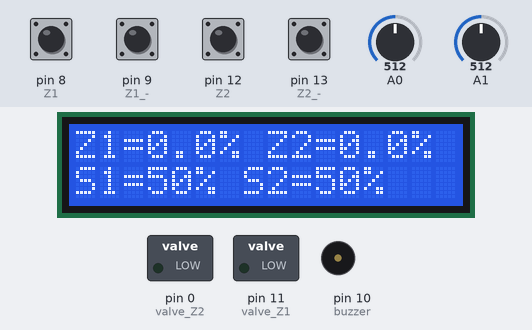
A sketch run on a simulated Arduino Uno, built with avr-gcc and run on an emulated ATmega328P. Parts: 16×2 character LCD, switched loads named in the sketch (green lamp = pin HIGH), buzzer (waves = sounding, pin HIGH). The inputs (shaded band) are chosen by the test bench; at power-on: pin 8 (Z1), pin 9 (Z1_-), pin 12 (Z2), pin 13 (Z2_-) HIGH, A1 = 512, A0 = 512.

Above: at 3.6 s.
3.7 s: pin 8 (Z1) pulled LOW for 1 s
At 5.3 s:
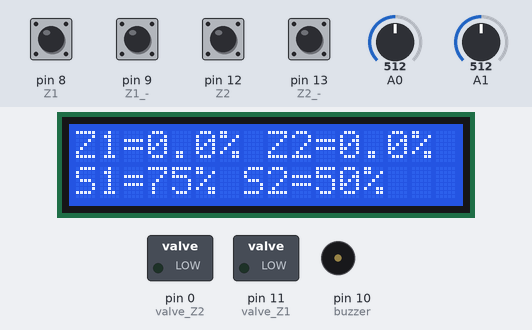
6.2 s: A1 set to 190
At 8.1 s:
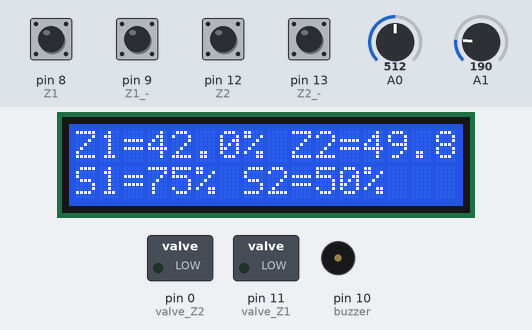
8.7 s: A1 set to 171
10.2 s: A0 set to 716
At 13.0 s:
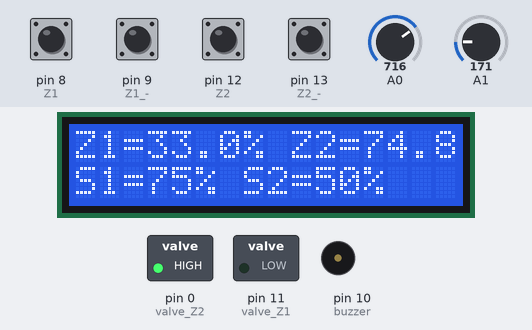
13.2 s: pin 9 (Z1_-) pulled LOW for 1 s
At 14.5 s:
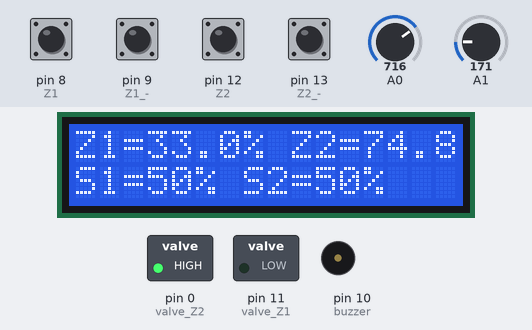
15.7 s: pin 9 (Z1_-) pulled LOW for 1 s
At 17.2 s:
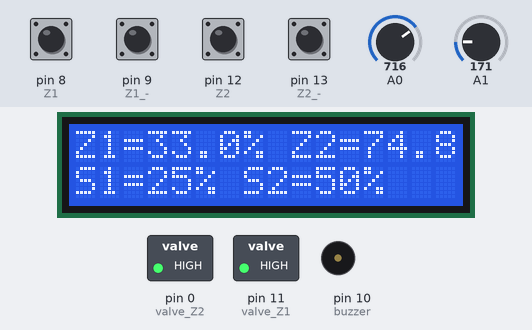
Timing chart, 0 to 18.9 s (numbered marks = the images above; inputs shaded):
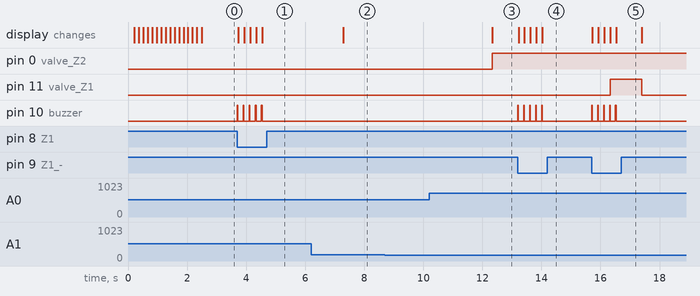

The sketch:

water_two_zone_.ino
```cpp
#include <LiquidCrystal.h>

LiquidCrystal lcd(7, 6, 5, 4, 3, 2);


int setZ1 = 50;
int setZ2 = 50;


unsigned long lastSampleTime = 0;
const unsigned long sampleInterval = 250;

unsigned long lastBtnTime = 0;
const unsigned long btnDelay = 200;

float sumZ1 = 0, sumZ2 = 0;
int sampleCount = 0;

float levelZ1 = 0;
float levelZ2 = 0;

void setup() {
  analogReference(DEFAULT);

  pinMode(A0, INPUT);
  pinMode(A1, INPUT);

  pinMode(8, INPUT_PULLUP);   // Z1 +
  pinMode(9, INPUT_PULLUP);   // Z1 -
  pinMode(12, INPUT_PULLUP);  // Z2 +
  pinMode(13, INPUT_PULLUP);  // Z2 -

  pinMode(10, OUTPUT); // buzzer / beep
  pinMode(11, OUTPUT); // valve Z1
  pinMode(0, OUTPUT);  // valve Z2

  lcd.begin(16, 2);

  for (int a = 0; a < 16; a++) {
    lcd.setCursor(4, 0);
    lcd.print("Loading");
    lcd.setCursor(a, 1);
    lcd.print("#");
    delay(150);
  }
  lcd.clear();
}

void loop() {

  unsigned long now = millis();


  if (now - lastBtnTime > btnDelay) {

    if (digitalRead(8) == LOW) {
      lastBtnTime = now;
      beep();
      setZ1 += 5;
      if (setZ1 > 100) setZ1 = 0;
    }

    if (digitalRead(9) == LOW) {
      lastBtnTime = now;
      beep();
      setZ1 -= 5;
      if (setZ1 < 0) setZ1 = 0;
    }

    if (digitalRead(12) == LOW) {
      lastBtnTime = now;
      beep();
      setZ2 += 5;
      if (setZ2 > 100) setZ2 = 0;
    }

    if (digitalRead(13) == LOW) {
      lastBtnTime = now;
      beep();
      setZ2 -= 5;
      if (setZ2 < 0) setZ2 = 0;
    }
  }


  if (now - lastSampleTime >= sampleInterval) {
    lastSampleTime = now;

    int raw1 = analogRead(A0);
    int raw2 = analogRead(A1);

    float v1 = 100.0 - (raw1 * 100.0 / 1023.0) - 8.0;
    float v2 = 100.0 - (raw2 * 100.0 / 1023.0) - 8.0;

    v1 = constrain(v1, 0, 100);
    v2 = constrain(v2, 0, 100);

    sumZ1 += v1;
    sumZ2 += v2;
    sampleCount++;

    if (sampleCount >= 20) {
      levelZ1 = sumZ1 / sampleCount;
      levelZ2 = sumZ2 / sampleCount;

      sumZ1 = 0;
      sumZ2 = 0;
      sampleCount = 0;
    }
  }
  lcd.setCursor(0, 0);
  lcd.print("Z1=");
  lcd.print(levelZ1, 1);
  lcd.print("% ");

  lcd.print("Z2=");
  lcd.print(levelZ2, 1);
  lcd.print("% ");

  lcd.setCursor(0, 1);
  lcd.print("S1=");
  lcd.print(setZ1);
  lcd.print("% ");

  lcd.print("S2=");
  lcd.print(setZ2);
  lcd.print("% ");


  digitalWrite(11, (setZ1 > levelZ1) ? LOW : HIGH);
  digitalWrite(0,  (setZ2 > levelZ2) ? LOW : HIGH);
}


void beep() {
  digitalWrite(10, HIGH);
  delay(20);
  digitalWrite(10, LOW);
}
```

Measured:
- after the input at 3.7 s, pin 10 (buzzer): alternates HIGH for 0.02 s and LOW for 0.18 s, 10 changes in all, then stays LOW, starting at once; the display: first changes at once (image 1 shows a later state)
- after the input at 6.2 s, the display: changes after 1.1 s (image 2)
- after the input at 8.7 s, every drawn part: stays the same
- after the input at 10.2 s, the display: changes after 2.1 s (image 3)
- after the input at 13.2 s, pin 10 (buzzer): alternates HIGH for 0.02 s and LOW for 0.18 s, 10 changes in all, then stays LOW, starting at once; the display: first changes at once (image 4 shows a later state)
- after the input at 15.7 s, pin 11 (valve_Z1): LOW → HIGH after 0.63 s, → LOW 1.1 s later; pin 10 (buzzer): alternates HIGH for 0.02 s and LOW for 0.18 s, 10 changes in all, then stays LOW, starting at once; the display: first changes at once (image 5 shows a later state)
